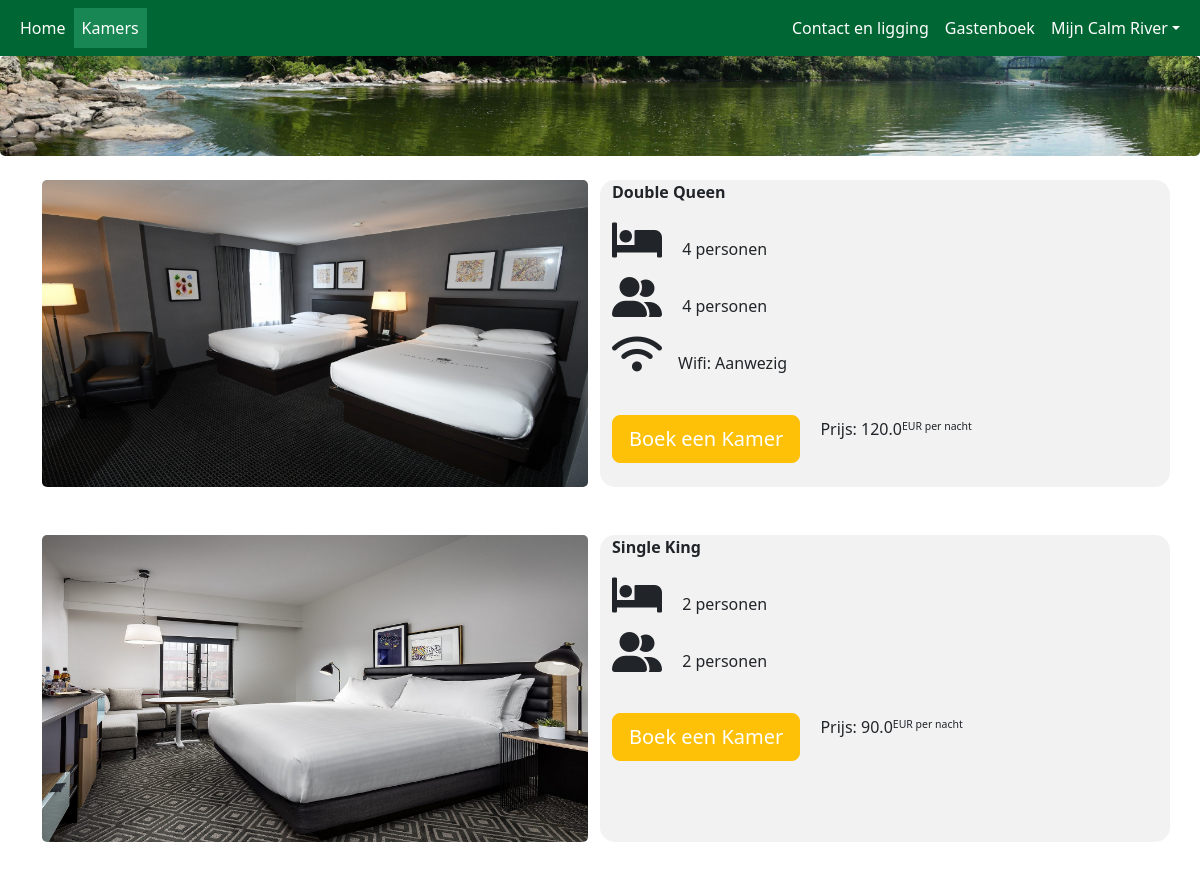
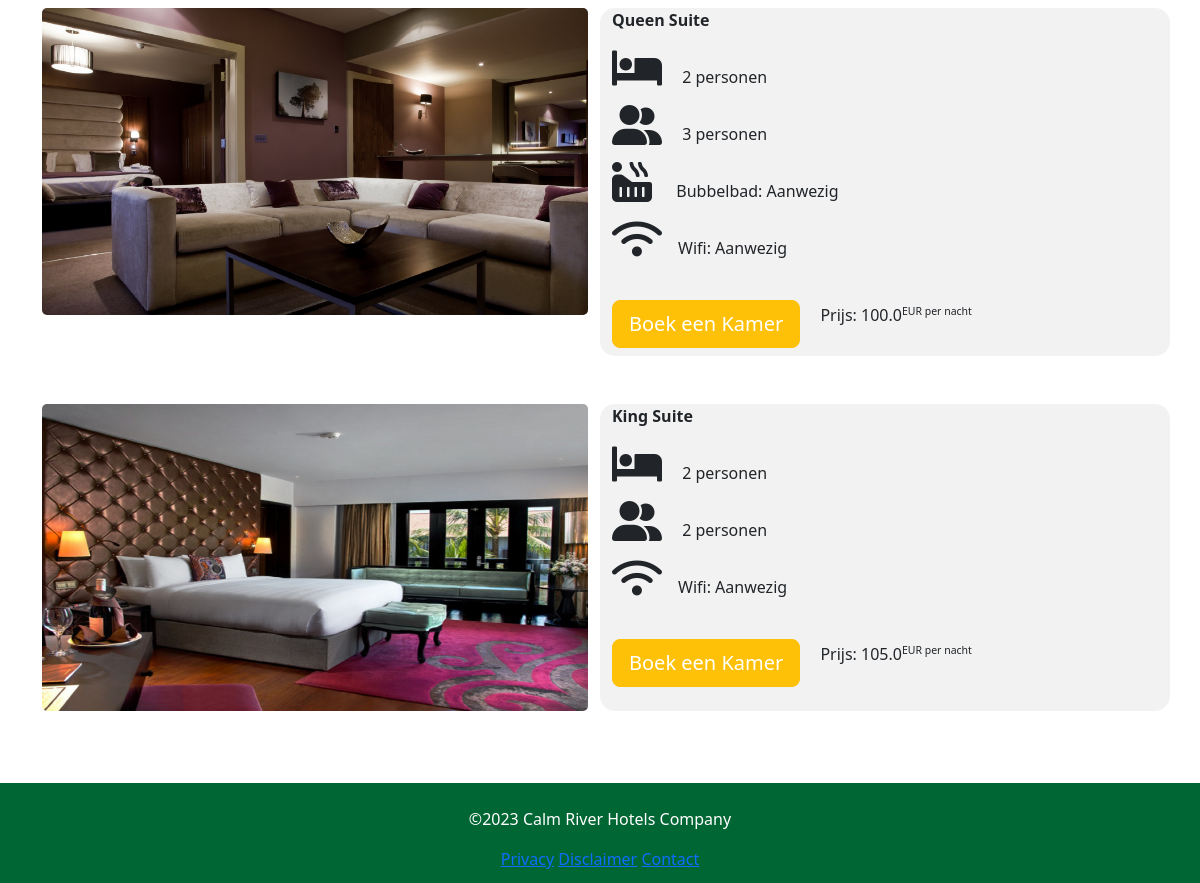
Before: /rooms with the older database file (2 pictures, top to bottom).
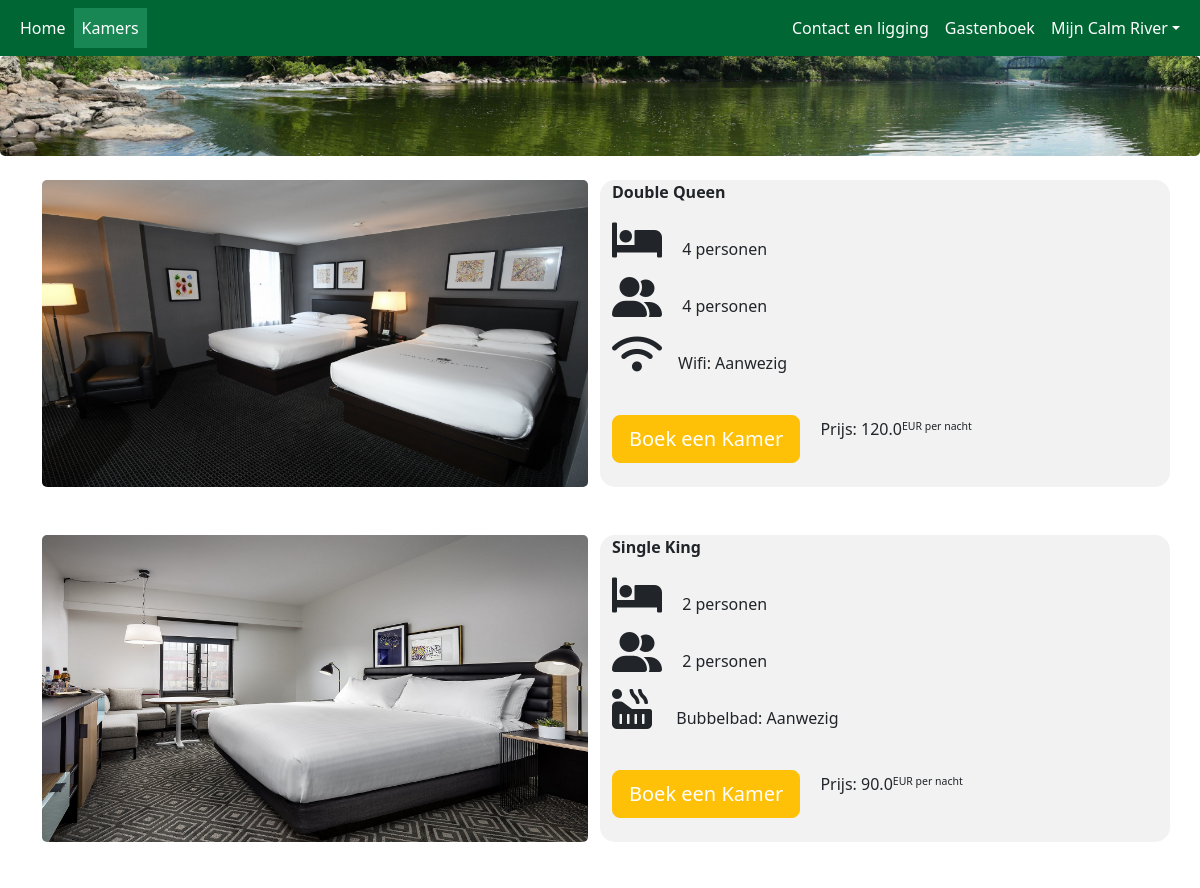
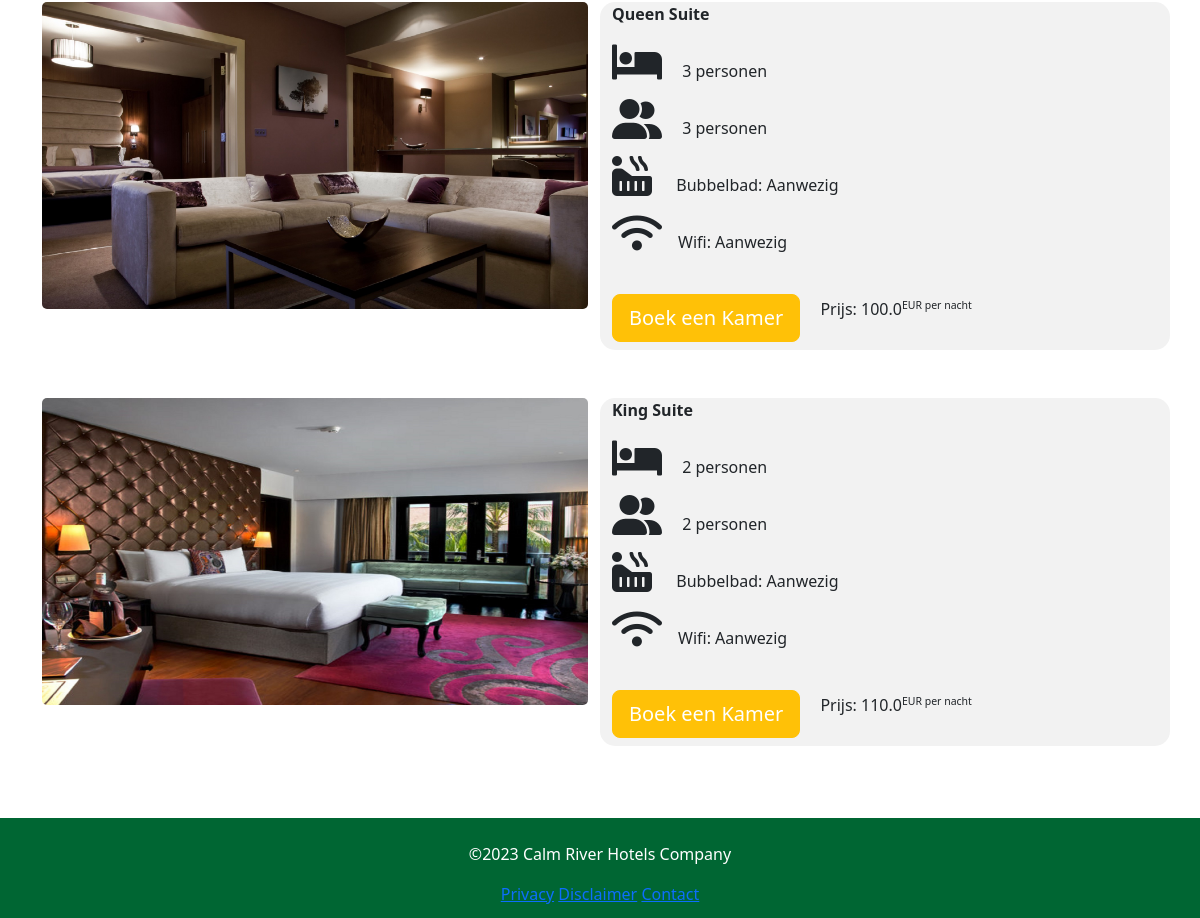
After: the same page with the newer database file (2 pictures, top to bottom).
### models/Room_type.py (models this page shows, shortened)
class Room_type(db.Model):
    __tablename__ = 'room_types'
    id = db.Column(db.Integer, primary_key=True)
    name = db.Column(db.String(255), index=True)
    slug = db.Column(db.String(255), index=True)
    max_persons = db.Column(db.Integer, index=True)
    bed_persons = db.Column(db.Integer, index=True)
    has_bath = db.Column(db.Integer, index=True)
    has_wifi = db.Column(db.Integer, index=True)
    price = db.Column(db.Float, index=True)
    description = db.Column(db.Text, index=True)
    created_at = db.Column(db.DateTime, nullable=True, unique=False, index=False, default=datetime.utcnow)
    updated_at = db.Column(db.DateTime, nullable=True, unique=False, index=False, default=datetime.utcnow)

### app.py (the view)
@app.route('/rooms')
def rooms():
    active_page = 'rooms'
    session["url"] = active_page
    room_types = Room_type.query.all()
    return render_template('rooms/rooms.html', room_types=room_types, active_page=active_page)

### templates/rooms/rooms.html (shortened to what this page needs)
{% extends "base.html" %}
{% block content %}
<div class="container mt-4 mb-4">
     <div class="row">
      {% for room in room_types %}
      <div class="col-12 col-sm-6 mb-5">
          <div class="text-center">
            <img class="img-fluid d-none d-sm-none d-md-block" src="{{ url_for('static',filename="img/%s-desktop.jpg" % (room.slug)) }}" alt={{ room.slug }}>
          </div>
      </div>
      <div class="col-12 col-sm-6 mb-5" style="border-radius: 15px">
          <strong>{{ room.name }}</strong>
            <ul class="list-unstyled">
              <li><i class="fas fa-bed mt-3 me-3 fs-1"></i>
                  {{ room.bed_persons }} {{ 'personen' if room.bed_persons > 1 else 'persoon' }}
              </li>
              <li><i class="fas fa-user-friends mt-3 me-3 fs-1"></i>
                  {{ room.max_persons }} {{ 'personen' if room.max_persons > 1 else 'persoon' }}
              </li>
                {% if room.has_bath == 1 %}
              <li><i class="fas fa-hot-tub mt-3 me-3 fs-1"></i>&nbsp; Bubbelbad: {{ 'Aanwezig' if room.has_bath == 1 else 'Niet Aanwezig' }}</li>
                {% endif %}
                {% if room.has_wifi == 1 %}
              <li><i class="fas fa-wifi mt-3 me-3 fs-1"></i>Wifi: {{ 'Aanwezig' if room.has_wifi == 1 else 'Niet Aanwezig' }}</li>
                {% endif %}
            </ul>
            <a type="button" href="/rooms/step-1/{{ room.slug }}" class="btn btn-lg btn-warning mt-4 mb-2 me-3 text-white">Boek een Kamer</a>
            <span class="mt-1 d-inline-block">Prijs:&nbsp;{{ room.price }}<small><sup>EUR&nbsp;per&nbsp;nacht</sup></small></span>
      </div>
      {% endfor %}
  </div>
</div>
{% endblock %}

### templates/base.html (shortened to what this page needs)
<!DOCTYPE html>
<html lang="en">
<head>
  <link rel="stylesheet" href="https://cdnjs.cloudflare.com/ajax/libs/font-awesome/6.0.0-beta2/css/all.min.css">
  <link href="https://cdn.jsdelivr.net/npm/bootstrap@5.2.3/dist/css/bootstrap.min.css" rel="stylesheet">
  <link  rel="stylesheet" href="{{ url_for('static', filename='css/styles.css') }}">
  <link  rel="stylesheet" href="{{ url_for('static', filename='css/breadcrumb.css') }}">
</head>
<body>
  <nav class="navbar navbar-expand-md">
    <div class="container-fluid">
      <div class="collapse navbar-collapse" id="collapsibleNavbar">
        <ul class="navbar-nav me-auto">
          <li class="nav-item">
            <a class="nav-link text-white {% if active_page == 'home' %}bg-success{% endif %}" href="{{ url_for('home') }}">Home</a>
          </li>
          <li class="nav-item">
            <a class="nav-link text-white {% if active_page == 'rooms' %}bg-success{% endif %}" href="{{ url_for('rooms') }}">Kamers</a>
          </li>
        </ul>
        <ul class="navbar-nav ms-auto">
          <li class="nav-item">
            <a class="nav-link text-white {% if active_page == 'contact' %}bg-success{% endif %}" href="{{ url_for('contact') }}">Contact en ligging</a>
          </li>
          <li class="nav-item">
            <a class="nav-link text-white {% if active_page == 'reviews' %}bg-success{% endif %}" href="{{ url_for('reviews') }}">Gastenboek</a>
          </li>
          <li class="nav-item dropdown">
            <a class="nav-link dropdown-toggle text-white" role="button" data-bs-toggle="dropdown">Mijn Calm River</a>
          </li>
        </ul>
      </div>
    </div>
  </nav>
  <header>
<img src="/static/img/banner.jpg" alt="banner">
  </header>
  <main class="container-fluid">
    {% block content %}
    {% endblock %}
  </main>
  <footer class="p-4 text-center text-white">
    <p>©2023 Calm River Hotels Company</p>
    <span><a href="{{ url_for('privacy') }}">Privacy</a></span>
    <span><a href="{{ url_for('disclaimer') }}">Disclaimer</a></span>
    <span><a href="{{ url_for('contact') }}">Contact</a></span>
  </footer>
</body>
</html>

### static/css/styles.css (style rules this page uses)
* { box-sizing: border-box; }
body { display: flex; flex-direction: column; min-height: 100vh; }
nav { background-color: #006633; }
main { height: 100%; width: 100%; margin-top: auto; }
header > img { height: 100px; width: 100%; }
small { text-align: left; !important; }
footer { height: 100px; width: 100%; background-color: #006633; margin-top: auto; flex: 0 0 50px; }

### templates/rooms/rooms.html (style rules this page uses)
img { border-radius: 5px; }
.row :nth-child(even) { background-color: #f2f2f2; }

Changed rows visible on the page:
changed Room_type "Single King": has_bath (not shown) → "Aanwezig"
changed Room_type "Queen Suite": bed_persons "2" → "3"
changed Room_type "King Suite": has_bath (not shown) → "Aanwezig"; price "105.0" → "110.0"
